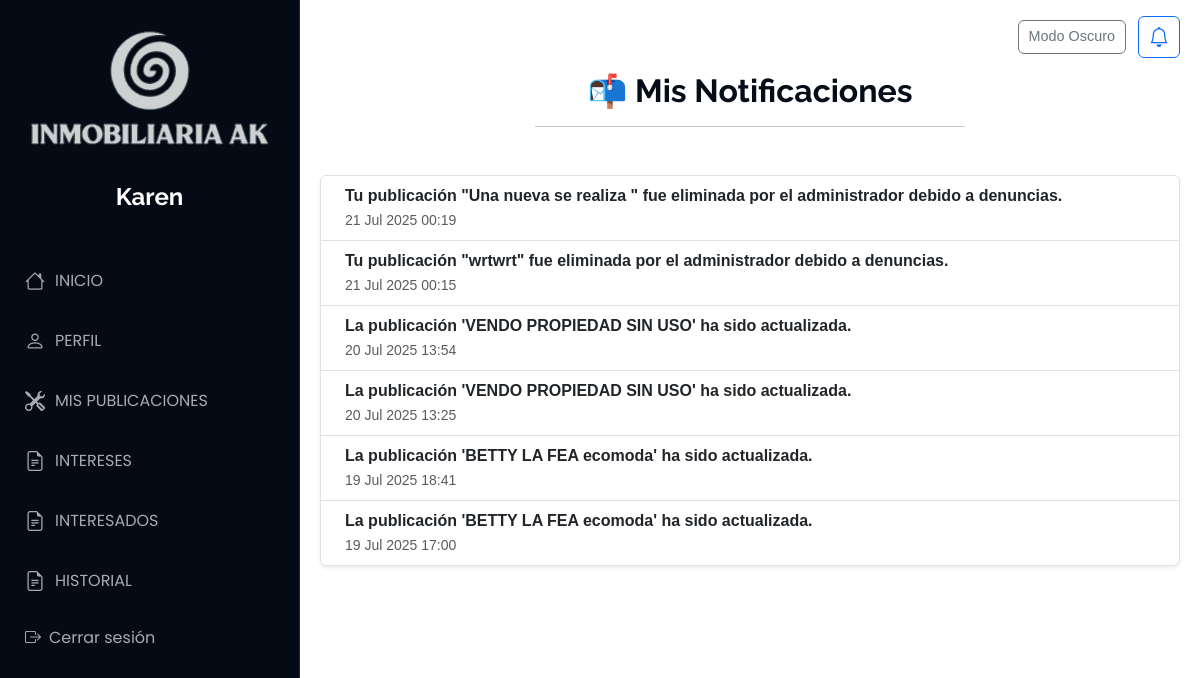
The page /Notificacion/notificaciones (signed in) on the database its author committed.
### Aplicaciones/Usuario/models.py (models this page shows)
class Usuario(models.Model):
    usuario = models.CharField(max_length=150, unique=True)
    contrasena = models.CharField(max_length=128)
    correo = models.EmailField(unique=True,null=True, blank=True)
    telefono = models.CharField(null=True, blank=True)
    fecha_registro = models.DateTimeField(auto_now_add=True,null=True, blank=True)
    telegram_id = models.CharField(max_length=50, null=True, blank=True)

### Aplicaciones/Notificacion/models.py (models this page shows, shortened)
class Notificacion(models.Model):
    usuario = models.ForeignKey(Usuario, on_delete=models.CASCADE, related_name='notificaciones')
    mensaje = models.TextField()
    leido = models.BooleanField(default=False)
    fecha = models.DateTimeField(auto_now_add=True)

### Aplicaciones/Notificacion/views.py (the view)
# urls.py: path('notificaciones', views.notificaciones, name='notificaciones'),
def notificaciones(request):
    usuario_id = request.session.get('usuario_id')
    if not usuario_id:
        return redirect('iniciosesion')
    usuario = Usuario.objects.get(id=usuario_id)
    notificaciones = Notificacion.objects.filter(usuario=usuario).order_by('-fecha')
    return render(request, 'notificaciones.html', {'notificaciones': notificaciones})

### Aplicaciones/Notificacion/templates/notificaciones.html (shortened to what this page needs)
{% extends 'plantilla.html' %}
{% load static %}
{% block body %}
<main class="container py-4">
    <div class="text-center mb-4"><br><br>
        <h2 class="fw-bold">📬 Mis Notificaciones</h2>
        <hr class="w-50 mx-auto">
    </div>
<br>
    <ul class="list-group shadow-sm">
        {% for notificacion in notificaciones %}
            <li class="list-group-item d-flex justify-content-between align-items-start {% if not notificacion.leido %}bg-light fw-bold border-start border-4 border-primary{% endif %}">
                <div class="ms-2 me-auto">
                    <div class="fw-semibold">{{ notificacion.mensaje }}</div>
                    <small class="text-muted">{{ notificacion.fecha|date:"d M Y H:i" }}</small>
                </div>
            </li>
        {% empty %}
            <li class="list-group-item text-center text-muted">
                No tienes notificaciones.
            </li>
        {% endfor %}
    </ul>
</main>
{% endblock %}

### Aplicaciones/templates/plantilla.html (shortened to what this page needs)
{% load static %}
<!DOCTYPE html>
<html lang="en">
<head>
<link rel="stylesheet" href="https://code.jquery.com/ui/1.13.2/themes/base/jquery-ui.css">
  <link href="https://cdn.jsdelivr.net/npm/bootstrap@5.3.3/dist/css/bootstrap.min.css" rel="stylesheet">
  <link href="https://cdn.jsdelivr.net/npm/bootstrap-icons/font/bootstrap-icons.css" rel="stylesheet" />
<link rel="stylesheet" href="https://cdn.datatables.net/1.13.6/css/jquery.dataTables.min.css">
<link rel="stylesheet" href="https://cdnjs.cloudflare.com/ajax/libs/font-awesome/6.7.2/css/all.min.css" />
  <link href="{% static 'plantilla/Port/assets/vendor/bootstrap-icons/bootstrap-icons.css' %}" rel="stylesheet">
  <link href="{% static 'plantilla/Port/assets/vendor/aos/aos.css' %}" rel="stylesheet">
  <link href="{% static 'plantilla/Port/assets/vendor/glightbox/css/glightbox.min.css' %}" rel="stylesheet">
  <link href="{% static 'plantilla/Port/assets/vendor/swiper/swiper-bundle.min.css' %}" rel="stylesheet">
  <link href="{% static 'plantilla/Port/assets/css/main.css' %}" rel="stylesheet">
<link rel="stylesheet" href="https://cdn.datatables.net/2.0.3/css/dataTables.dataTables.min.css">
<link rel="stylesheet" href="https://cdn.datatables.net/buttons/2.4.2/css/buttons.dataTables.min.css">
</head>
<body class="index-page">
  <header id="header" class="header dark-background d-flex flex-column">
    <br>
    <img src="/static/img/FOTO.png" alt="" ><br>
      <a href="#" class="logo d-flex align-items-center justify-content-center">
        <h1 class="sitename">
          {% if request.session.usuario_nombre %}
            {{ request.session.usuario_nombre }}
          {% else %}
            Invitado
          {% endif %}
        </h1>
      </a>
    <nav id="navmenu" class="navmenu">
      <ul><br>
        <li><a href="{% url 'inicios' %}" class="{% if request.resolver_match.url_name == 'inicios' %}active{% endif %}">
          <i class="bi bi-house navicon"></i> INICIO</a></li>
        <li><a href="{% url 'perfil_usuario' %}" class="{% if request.resolver_match.url_name == 'perfil_usuario' %}active{% endif %}">
          <i class="bi bi-person navicon"></i> PERFIL</a></li>
        <li><a href="{% url 'iniciopu' %}" class="{% if request.resolver_match.url_name == 'iniciopu' %}active{% endif %}">
          <i class="bi bi-tools navicon"></i> MIS PUBLICACIONES</a></li>
        <li><a href="{% url 'intereses' %}" class="{% if request.resolver_match.url_name == 'intereses' %}active{% endif %}">
          <i class="bi bi-file-earmark-text navicon"></i> INTERESES</a></li>
        <li><a href="{% url 'mis_interesados' %}" class="{% if request.resolver_match.url_name == 'mis_interesados' %}active{% endif %}">
          <i class="bi bi-file-earmark-text navicon"></i> INTERESADOS</a></li>
        <li><a href="{% url 'mihistorial' %}" class="{% if request.resolver_match.url_name == 'mihistorial' %}active{% endif %}">
          <i class="bi bi-file-earmark-text navicon"></i>HISTORIAL</a></li>
        <li><a href="#" onclick="confirmarCerrarSesion()"><i class="bi bi-box-arrow-right me-2"></i> Cerrar sesión</a></li>
      </ul>
  </header>
{% block body %}
{% endblock %}
<div class="position-fixed top-0 end-0 p-3" style="z-index: 1050;">
  <div class="d-flex align-items-center gap-2">
    <button id="btn-toggle-theme" class="btn btn-outline-secondary">
    </button>
    <a href="{% url 'notificaciones' %}"
       class="btn btn-outline-primary position-relative">
      <i class="bi bi-bell" style="font-size: 1.25rem;"></i>
    </a>
  </div>
</div>
</body>
</html>

### tiendamue/static/plantilla/Port/assets/css/main.css (style rules this page uses)
:root { --default-font: "Roboto", system-ui, -apple-system, "Segoe UI", Roboto, "Helvetica Neue", Arial, "Noto Sans", "Liberation Sans", sans-serif, "Apple Color Emoji", "Segoe UI Emoji", "Segoe UI Symbol", "Noto Color Emoji"; --heading-font: "Raleway", sans-serif; --nav-font: "Poppins", sans-serif; }
:root { --background-color: #ffffff; --default-color: #272829; --heading-color: #050d18; --accent-color: #149ddd; --surface-color: #ffffff; --contrast-color: #ffffff; }
:root { --nav-color: #a8a9b4; --nav-hover-color: #ffffff; --nav-mobile-background-color: #040b14; --nav-dropdown-background-color: #040b14; --nav-dropdown-color: #a8a9b4; --nav-dropdown-hover-color: #ffffff; }
.dark-background { --background-color: #040b14; --default-color: #ffffff; --heading-color: #ffffff; --surface-color: #151f2b; --contrast-color: #ffffff; }
:root { scroll-behavior: smooth; }
body { color: var(--default-color); background-color: var(--background-color); font-family: var(--default-font); }
a { color: var(--accent-color); text-decoration: none; transition: 0.3s; }
h1, h2, h3, h4, h5, h6 { color: var(--heading-color); font-family: var(--heading-font); }
.header { color: var(--default-color); background-color: var(--background-color); position: fixed; top: 0; left: 0; bottom: 0; padding: 0 15px; width: 300px; transition: all ease-in-out 0.3s; overflow-y: auto; z-index: 997; border-right: 1px solid color-mix(in srgb, var(--default-color), transparent 90%); }
.header .logo { line-height: 1; margin-bottom: 15px; }
.header .logo h1 { font-size: 24px; margin: 0; font-weight: 700; color: var(--heading-color); }
@media (min-width: 1200px) { .header~main, .header~#footer { margin-left: 300px; } }
.navmenu { padding: 0; z-index: 9997; }
.navmenu ul { list-style: none; padding: 0 0 20px 0; margin: 0; }
.navmenu a, .navmenu a:focus { color: var(--nav-color); padding: 15px 10px; font-family: var(--nav-font); font-size: 16px; font-weight: 400; display: flex; align-items: center; white-space: nowrap; transition: 0.3s; width: 100%; }
.navmenu a .navicon, .navmenu a:focus .navicon { font-size: 20px; margin-right: 10px; }

### Aplicaciones/templates/plantilla.html (style rules this page uses)
main.container { margin-left: 300px; padding: 20px; max-width: calc(100% - 300px); box-sizing: border-box; }
html, body { overflow-x: hidden; margin: 0; padding: 0; box-sizing: border-box; font-family: Arial, sans-serif; }
*, *::before, *::after { box-sizing: inherit; }
main { max-width: 1100px; margin: 0 auto; padding: 20px; }
.btn { margin: 0 4px 4px 0; font-size: 0.9rem; padding: 5px 10px; }

### rows shown on the page
Usuario: session.usuario_nombre "Karen"
Notificacion: mensaje "Tu publicación \"Una nueva se realiza \" fue eliminada por el administrador debido a denuncias.", fecha "21 Jul 2025 00:19"
Notificacion: mensaje "Tu publicación \"wrtwrt\" fue eliminada por el administrador debido a denuncias.", fecha "21 Jul 2025 00:15"
Notificacion: mensaje "La publicación 'VENDO PROPIEDAD SIN USO' ha sido actualizada.", fecha "20 Jul 2025 13:54"
Notificacion: mensaje "La publicación 'VENDO PROPIEDAD SIN USO' ha sido actualizada.", fecha "20 Jul 2025 13:25"
Notificacion: mensaje "La publicación 'BETTY LA FEA ecomoda' ha sido actualizada.", fecha "19 Jul 2025 18:41"
Notificacion: mensaje "La publicación 'BETTY LA FEA ecomoda' ha sido actualizada.", fecha "19 Jul 2025 17:00"
